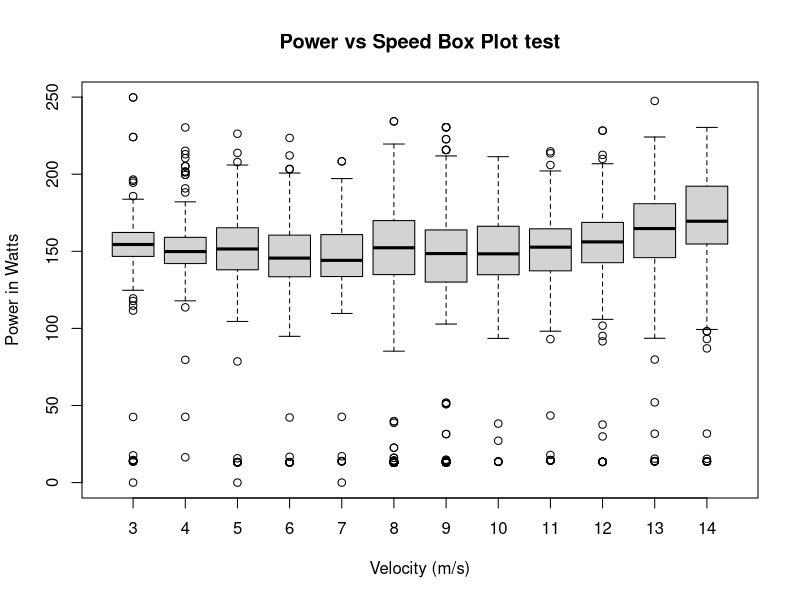

Source code (R):
# Set the working directory
setwd("/Users/mac/Desktop/Programming/COMP9596//DroneData")

# Read the data
data3 <- read.csv(file="3.csv", header=TRUE, sep=",")
data4 <- read.csv(file="4.csv", header=TRUE, sep=",")
data5 <- read.csv(file="5.csv", header=TRUE, sep=",")
data6 <- read.csv(file="6.csv", header=TRUE, sep=",")
data7 <- read.csv(file="7.csv", header=TRUE, sep=",")
data8 <- read.csv(file="8.csv", header=TRUE, sep=",")
data9 <- read.csv(file="9.csv", header=TRUE, sep=",")
data10 <- read.csv(file="10.csv", header=TRUE, sep=",")
data11 <- read.csv(file="11.csv", header=TRUE, sep=",")
data12 <- read.csv(file="12.csv", header=TRUE, sep=",")
data13 <- read.csv(file="13.csv", header=TRUE, sep=",")
data14 <- read.csv(file="14.csv", header=TRUE, sep=",")

# Extract the data from column name to plot
data.toPlot <- rbind(data3, data4, data5, data6, data7, data8, data9, data10, data11, data12, data13, data14)

# Multiple current and voltage to get Power
data.toPlot$Power <- as.double(-(data.toPlot$Current/1000) * data.toPlot$Voltage/1000)
#Get Mangnitude of Velocity
data.toPlot$Velocity <- sqrt(data.toPlot$VelocityX^2 + data.toPlot$VelocityY^2 + data.toPlot$VelocityZ^2)

data.toPlotFinal <- data.toPlot[(data.toPlot$Velocity > 2.97 & data.toPlot$Velocity < 3.03) | 
                                  (data.toPlot$Velocity > 3.96 & data.toPlot$Velocity < 4.04) |
                                  (data.toPlot$Velocity > 4.95 & data.toPlot$Velocity < 5.05) |
                                  (data.toPlot$Velocity > 5.94 & data.toPlot$Velocity < 6.06) |
                                  (data.toPlot$Velocity > 6.93 & data.toPlot$Velocity < 7.07) |
                                  (data.toPlot$Velocity > 7.92 & data.toPlot$Velocity < 8.08) |
                                  (data.toPlot$Velocity > 8.91 & data.toPlot$Velocity < 9.09) |
                                  (data.toPlot$Velocity > 9.90 & data.toPlot$Velocity < 10.10) |
                                  (data.toPlot$Velocity > 10.89 & data.toPlot$Velocity < 11.11) |
                                  (data.toPlot$Velocity > 11.88 & data.toPlot$Velocity < 12.12) |
                                  (data.toPlot$Velocity > 12.87 & data.toPlot$Velocity < 13.13) |
                                  (data.toPlot$Velocity > 13.86 & data.toPlot$Velocity < 14.14),]

ppi <- 200
png(file=paste("FinalBoxPlot", ".png", sep=""), height=7*ppi, width=9*ppi, res=ppi)

#Final
boxplot(data.toPlot$Power~data.toPlot$VelocitySolid,data=data.toPlot, main="Power vs Speed Box Plot test", xlab="Velocity (m/s)", ylab="Power in Watts")

dev.off()
